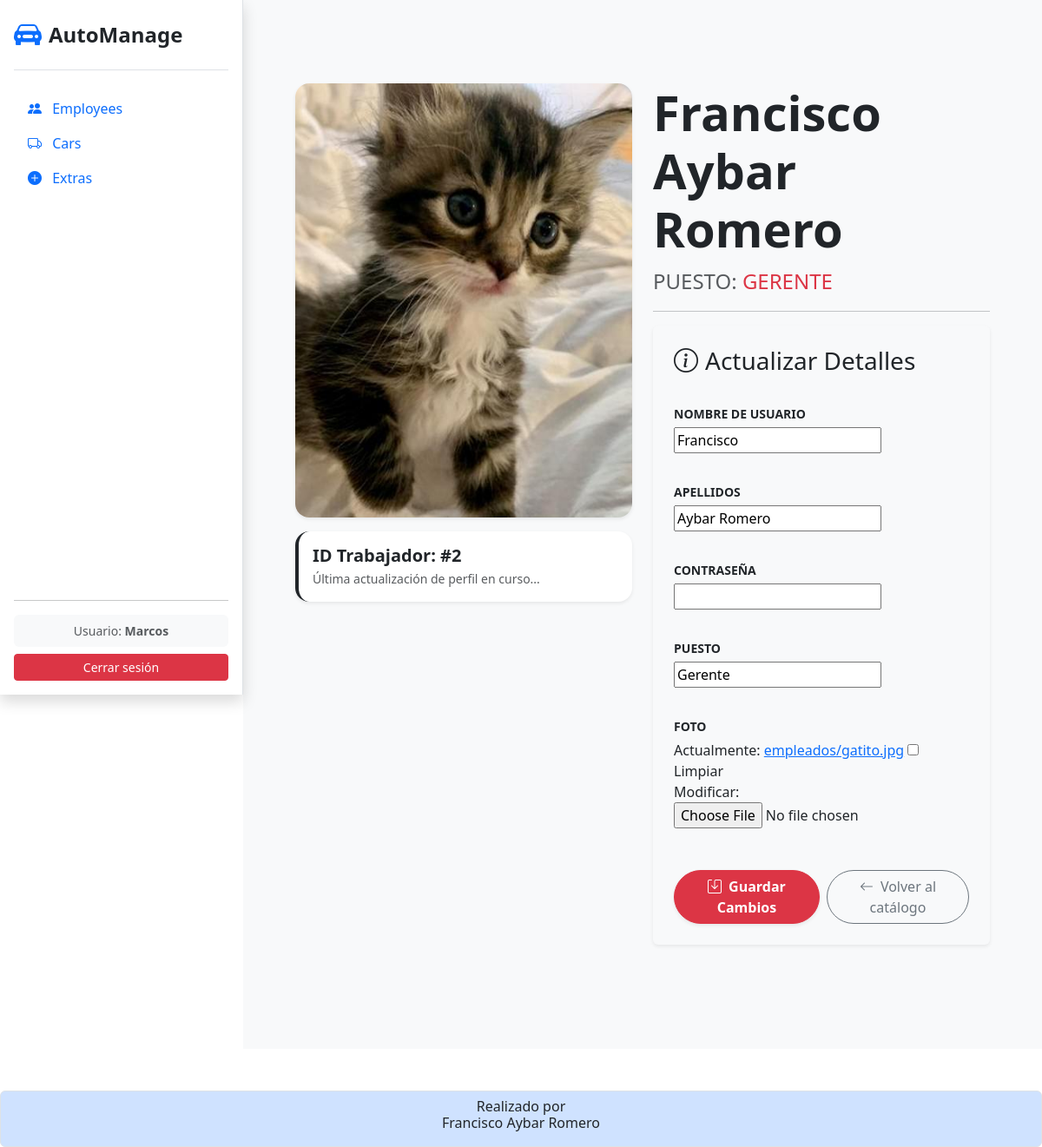
Page /employee_edit/2/ (signed in) on the committed database.
### app_agencia_coches/models.py (models this page shows, shortened)
class Employee (models.Model):
    user = models.OneToOneField(
        User,
        on_delete = models.CASCADE,
        null = True,
        blank = True
    )
    nombre = models.CharField (
        verbose_name = 'Nombre',
        max_length = 100,
        default = ''
    )
    apellidos = models.CharField (
        verbose_name = 'Apellidos',
        max_length = 100,
        default = ''
    )
    puesto = models.CharField (
        verbose_name = 'Puesto',
        max_length = 100,
        default = ''
    )
    fecha_contratacion = models.DateField (
        verbose_name = 'Fecha de contratacion',
        auto_now_add = True
    )
    foto = models.ImageField (
        verbose_name = 'Foto',
        upload_to = "empleados/",
        blank = True,
        null = True
    )

### app_agencia_coches/views.py (the view)
# urls.py: path('employee_edit/<int:pk>/', views.employee_edit, name='employee_edit'),
@login_required
def employee_edit(request, pk):
    employee = get_object_or_404(Employee, pk=pk)
    if request.method == "POST":
        form = EmployeesForm(request.POST, request.FILES, instance=employee)
        if form.is_valid():
            new_password = form.cleaned_data.get('password')
            user = employee.user
            if new_password:
                try:
                    validate_password(new_password, user)
                    user.set_password(new_password)
                    user.save()
                except ValidationError as e:
                    form.add_error('password', e)
                    return render(request, 'employee/employee_edit.html', {'form': form, 'employee': employee})
            form.save()
            messages.success(request, f"Perfil de {user.username} actualizado correctamente.")
            return redirect('employees')
    else:
        form = EmployeesForm(instance=employee, initial={
            'username': employee.user.username,
            'nombre': employee.nombre,
        })
    return render(request, 'employee/employee_edit.html', {'form': form, 'employee': employee})

### app_agencia_coches/forms.py
class EmployeesForm (forms.ModelForm):
    username = forms.CharField(label="Nombre de usuario", max_length=150)
    password = forms.CharField(label="Contraseña", widget=forms.PasswordInput)
    class Meta:
        model = Employee
        fields = ['apellidos', 'puesto', 'foto']
    field_order = ['username', 'apellidos', 'password', 'puesto', 'foto']

### app_agencia_coches/templates/employee/employee_edit.html (shortened to what this page needs)
{% extends "index.html" %}
{% block content %}
<div class="container mt-5 mb-5">
    <div class="row">
        <div class="col-md-6 mb-4">
            <div class="card shadow-sm border-0 overflow-hidden rounded-4">
                {% if employee.foto %}
                    <img src="{{ employee.foto.url }}" class="img-fluid w-100" alt="{{ employee.nombre }}" style="height: 500px; object-fit: cover;">
                {% else %}
                    <div class="bg-light d-flex justify-content-center align-items-center" style="height: 500px;">
                        <i class="bi bi-person-bounding-box fs-1 text-secondary"></i>
                    </div>
                {% endif %}
            </div>
            <div class="mt-3 p-3 bg-white rounded-4 shadow-sm border-start border-dark border-4">
                <h5 class="fw-bold mb-1">ID Trabajador: #{{ employee.id }}</h5>
                <p class="text-muted small mb-0">Última actualización de perfil en curso...</p>
            </div>
        </div>
        <div class="col-md-6">
            <h1 class="display-4 fw-bold">{{ employee.nombre }} {{ employee.apellidos }}</h1>
            <p class="text-muted fs-4 text-uppercase">Puesto: <span class="text-danger">{{ employee.puesto }}</span></p>
            <hr>
            <div class="bg-light p-4 rounded shadow-sm mb-4">
                <h3 class="mb-4"><i class="bi bi-info-circle me-2"></i>Actualizar Detalles</h3>
                <form method="POST" enctype="multipart/form-data" class="form-container">
                    <div class="list-group list-group-flush bg-transparent">
                        {% for field in form %}
                            <div class="list-group-item bg-transparent border-0 px-0 mb-3">
                                <label class="fw-bold text-dark small text-uppercase">{{ field.label }}</label>
                                <div class="mt-1">
                                    {{ field }}
                                </div>
                            </div>
                        {% endfor %}
                    </div>
                    <div class="mt-4 d-flex flex-column flex-sm-row gap-2">
                        <button type="submit" class="btn btn-danger rounded-pill px-4 fw-bold shadow-sm">
                            <i class="bi bi-save me-2"></i>Guardar Cambios
                        </button>
                        <a href="{% url 'employees' %}" class="btn btn-outline-secondary rounded-pill px-4">
                            <i class="bi bi-arrow-left me-2"></i>Volver al catálogo
                        </a>
                    </div>
                </form>
            </div>
        </div>
    </div>
</div>
{% endblock content %}

### app_agencia_coches/templates/index.html (shortened to what this page needs)
<!doctype html>
<html lang="es-ES">
    <head>
        {% block css %}
        <link
            href="https://cdn.jsdelivr.net/npm/bootstrap@5.3.2/dist/css/bootstrap.min.css"
            rel="stylesheet"
        />
        {% endblock css %}
        {% block icon %}
        <link rel="stylesheet" href="https://cdn.jsdelivr.net/npm/bootstrap-icons@1.13.1/font/bootstrap-icons.min.css">
        {% endblock icon %}
        {% load static %}
        <link rel="stylesheet" href="{% static 'css/blur_detalles.css' %}">
        <link rel="stylesheet" href="{% static 'css/style_sidebar.css' %}">
    </head>
    <body>
        <div id="wrapper">
            <nav id="sidebar" class="bg-white shadow d-flex flex-column p-3 sticky-top">
                <div class="d-flex justify-content-between align-items-center border-bottom pb-3 mb-4">
                    <a href="{% url 'dashboard' %}" class="d-flex align-items-center text-decoration-none">
                        <i class="bi bi-car-front-fill fs-2 text-primary me-2"></i>
                        <span class="fs-4 fw-bold text-dark">AutoManage</span>
                    </a>
                </div>
                <ul class="nav nav-pills flex-column mb-auto">
                    <li class="nav-item">
                        <a class="nav-link {% if request.resolver_match.url_name == 'employees' %}active{% endif %}" href="{% url 'employees' %}">
                            <i class="bi bi-people-fill me-2"></i> Employees
                        </a>
                    </li>
                    <li class="nav-item">
                        <a class="nav-link {% if request.resolver_match.url_name == 'cars' %}active{% endif %}" href="{% url 'cars' %}">
                            <i class="bi bi-truck me-2"></i> Cars
                        </a>
                    </li>
                    <li class="nav-item">
                        <a class="nav-link {% if request.resolver_match.url_name == 'extras' %}active{% endif %}" href="{% url 'extras' %}">
                            <i class="bi bi-plus-circle-fill me-2"></i> Extras
                        </a>
                    </li>
                </ul>
                <hr>
                <div class="dropdown">
                    {% if user.is_authenticated %}
                        <div class="p-2 bg-light rounded mb-2 text-center">
                            <small class="text-muted d-block small">Usuario: <strong>{{ user.username }}</strong></small>
                        </div>
                        <form action="{% url 'logout' %}" method="post" class="m-0">
                            <button type="submit" class="btn btn-danger w-100 btn-sm">Cerrar sesión</button>
                        </form>
                    {% endif %}
                </div>
            </nav>
            <main class="main-content w-100 bg-light p-3 p-md-5">
                <div class="toast-container position-fixed bottom-0 end-0 p-3">
                </div>
                {% block content %}{% endblock %}
            </main>
        </div>
        {%block footer%}
        <footer class="mt-5 p-2 text-center border rounded bg-primary-subtle">
            <h6>
                Realizado por<br> Francisco Aybar Romero
            </h6>
        </footer>
        {%endblock footer%}
    </body>
</html>

### static/css/style_sidebar.css (style rules this page uses)
#wrapper { display: flex; align-items: stretch; }
#sidebar { min-width: 280px; max-width: 280px; height: 100vh; position: fixed; top: 0; left: 0; display: flex; flex-direction: column; z-index: 1000; background-color: #fff; border-right: 1px solid #dee2e6; }
.main-content { flex: 1; margin-left: 280px; min-height: 100vh; background-color: #f8f9fa; }

### rows in the picture
Employee: foto (picture), id "2", nombre "Francisco", apellidos "Aybar Romero", puesto "GERENTE", form "Aybar Romero" "Gerente"

### other values in the picture
{{ user.username }} "Marcos"
{{ field.label }} "NOMBRE DE USUARIO" "APELLIDOS" "CONTRASEÑA" "PUESTO" "FOTO"
